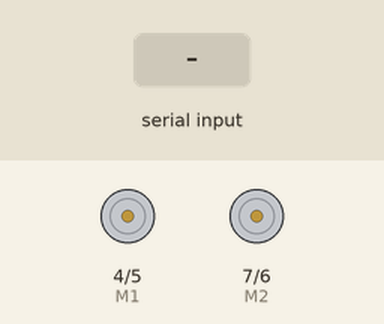
This sketch was run on a simulated Arduino Uno, built with avr-gcc and run on an emulated ATmega328P. On the bench: direction and speed pins drawn as motors (green arrow = direction pin HIGH = forward, orange = LOW = backward, longer = more drive). Inputs (shaded band) come from the test bench. What the sketch prints to the serial monitor is not drawn.

Above: at 1.2 s.
1.3 s: "w" received over Serial
At 1.7 s:
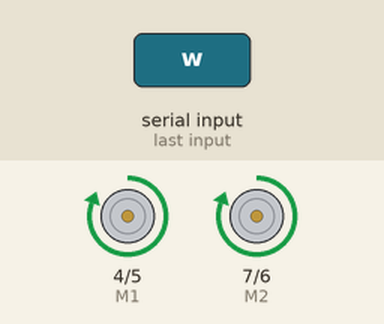
2.8 s: "s" received over Serial
At 4.0 s:
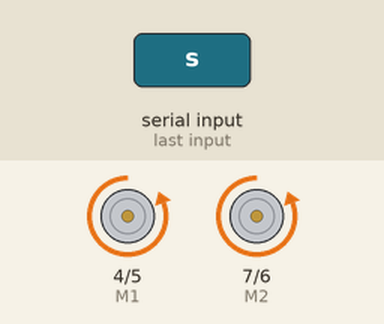
4.3 s: "a" received over Serial
At 5.2 s:
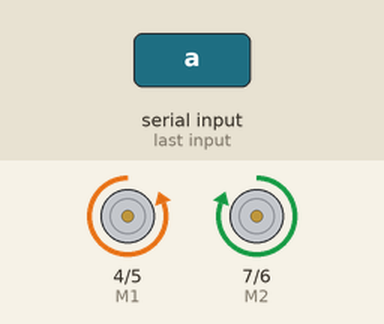
5.8 s: "d" received over Serial
At 6.3 s:
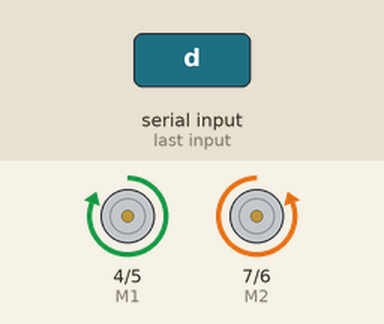
7.3 s: "x" received over Serial
At 8.7 s:
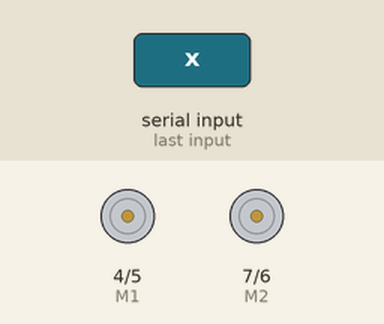
Timing chart, 0 to 9.8 s (numbered marks = the images above; inputs shaded):
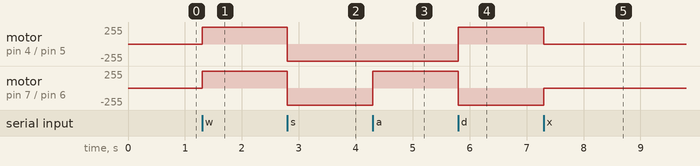

Measured:
- after the input at 1.3 s, motor on pin 4 (M1) / pin 5 (E1), motor on pin 7 (M2) / pin 6 (E2): stopped → forward 255/255 at once
- after the input at 2.8 s, motor on pin 4 (M1) / pin 5 (E1), motor on pin 7 (M2) / pin 6 (E2): forward 255/255 → backward 255/255 at once
- after the input at 4.3 s, motor on pin 7 (M2) / pin 6 (E2): backward 255/255 → forward 255/255 at once
- after the input at 5.8 s, motor on pin 4 (M1) / pin 5 (E1): backward 255/255 → forward 255/255 at once; motor on pin 7 (M2) / pin 6 (E2): forward 255/255 → backward 255/255 at once
- after the input at 7.3 s, motor on pin 4 (M1) / pin 5 (E1): forward 255/255 → stopped at once; motor on pin 7 (M2) / pin 6 (E2): backward 255/255 → stopped at once

The sketch:

romeo.ino
```cpp
int E1 = 5; // M1 speed
int E2 = 6; // M2 speed
int M1 = 4; // M1 direction
int M2 = 7; // M1 direction

void stop(void) {
	digitalWrite(E1, LOW);
	digitalWrite(E2, LOW);
}

void forward(char a, char b) {
	analogWrite(E1, a);
	digitalWrite(M1, HIGH);
	analogWrite(E2, b);
	digitalWrite(M2, HIGH);
}

void backward(char a, char b) {
	analogWrite(E1, a);
	digitalWrite(M1, LOW);
	analogWrite(E2, b);
	digitalWrite(M2, LOW);
}

void left (char a, char b) {
	analogWrite(E1, a);
	digitalWrite(M1, LOW);
	analogWrite(E2, b);
	digitalWrite(M2, HIGH);
}

void right (char a, char b) {
	analogWrite(E1, a);
	digitalWrite(M1, HIGH);
	analogWrite(E2, b);
	digitalWrite(M2, LOW);
}

void setup(void) {
	int i;
	for (i = 4; i <= 7; i++) {
		pinMode(i, OUTPUT);
	}

	Serial.begin(9600);
	Serial.print("ready");
}

void loop(void) {
	if (Serial.available()) {
		char val = Serial.read();
		if (val != -1) {
			switch(val) {
			case 'w':
				forward(255, 255);
				break;
			case 's':
				backward(255, 255);
				break;
			case 'a':
				left(255, 255);
				break;
			case 'd':
				right(255, 255);
				break;
			case 'x':
				stop();
				break;
			}
		} else {
			stop();
		}
	}
}
```
